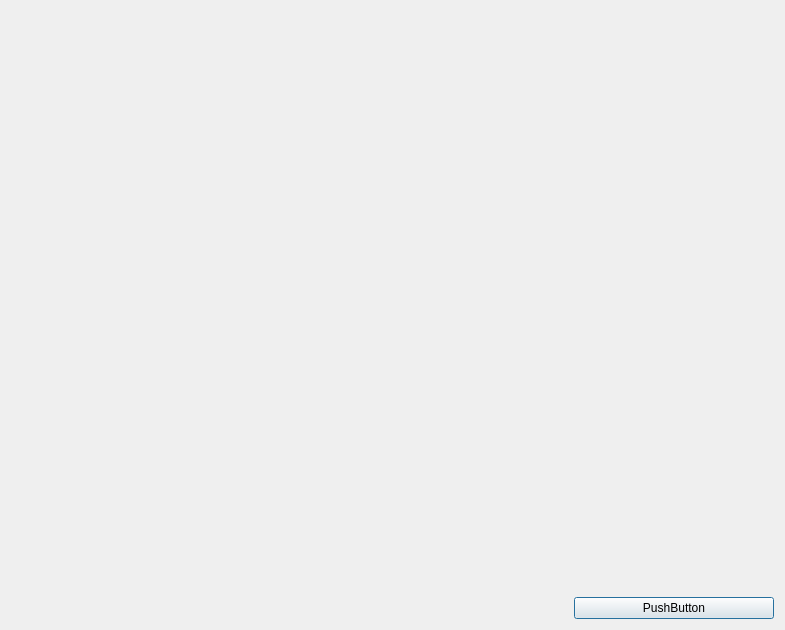
<?xml version="1.0" encoding="UTF-8"?>
<ui version="4.0">
 <class>Replay</class>
 <widget class="QDialog" name="Replay">
  <property name="geometry">
   <rect>
    <x>0</x>
    <y>0</y>
    <width>785</width>
    <height>630</height>
   </rect>
  </property>
  <property name="windowTitle">
   <string>Dialog</string>
  </property>
  <layout class="QGridLayout" name="gridLayout_2">
   <item row="0" column="0">
    <widget class="QStackedWidget" name="stackedWidget">
     <widget class="QWidget" name="page"/>
     <widget class="QWidget" name="page_2"/>
    </widget>
   </item>
   <item row="0" column="1">
    <layout class="QVBoxLayout" name="verticalLayout">
     <item>
      <widget class="QWidget" name="widget" native="true">
       <property name="minimumSize">
        <size>
         <width>200</width>
         <height>400</height>
        </size>
       </property>
       <property name="maximumSize">
        <size>
         <width>200</width>
         <height>400</height>
        </size>
       </property>
       <widget class="QStackedWidget" name="stackedWidget_2">
        <property name="geometry">
         <rect>
          <x>0</x>
          <y>0</y>
          <width>201</width>
          <height>151</height>
         </rect>
        </property>
        <widget class="QWidget" name="page_3"/>
        <widget class="QWidget" name="page_4"/>
       </widget>
      </widget>
     </item>
     <item>
      <spacer name="verticalSpacer">
       <property name="orientation">
        <enum>Qt::Orientation::Vertical</enum>
       </property>
       <property name="sizeHint" stdset="0">
        <size>
         <width>20</width>
         <height>40</height>
        </size>
       </property>
      </spacer>
     </item>
    </layout>
   </item>
   <item row="1" column="1">
    <widget class="QPushButton" name="pushButton">
     <property name="text">
      <string>PushButton</string>
     </property>
    </widget>
   </item>
  </layout>
 </widget>
 <resources/>
 <connections/>
</ui>
